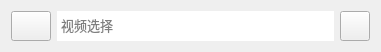
  <widget class="QWidget" name="horizontalLayoutWidget">
   <property name="geometry">
    <rect>
     <x>1300</x>
     <y>110</y>
     <width>381</width>
     <height>41</height>
    </rect>
   </property>
   <layout class="QHBoxLayout" name="video">
    <item>
     <widget class="QPushButton" name="btn_video">
      <property name="maximumSize">
       <size>
        <width>50</width>
        <height>30</height>
       </size>
      </property>
      <property name="text">
       <string/>
      </property>
      <property name="icon">
       <iconset>
        <normaloff>image/video.png</normaloff>image/video.png</iconset>
      </property>
      <property name="checkable">
       <bool>false</bool>
      </property>
     </widget>
    </item>
    <item>
     <widget class="QTextBrowser" name="path_video">
      <property name="maximumSize">
       <size>
        <width>16777215</width>
        <height>30</height>
       </size>
      </property>
      <property name="font">
       <font>
        <family>Microsoft YaHei UI Light</family>
        <pointsize>10</pointsize>
        <weight>50</weight>
        <bold>false</bold>
       </font>
      </property>
      <property name="cursor" stdset="0">
       <cursorShape>PointingHandCursor</cursorShape>
      </property>
      <property name="frameShape">
       <enum>QFrame::NoFrame</enum>
      </property>
      <property name="lineWidth">
       <number>1</number>
      </property>
      <property name="verticalScrollBarPolicy">
       <enum>Qt::ScrollBarAlwaysOff</enum>
      </property>
      <property name="horizontalScrollBarPolicy">
       <enum>Qt::ScrollBarAlwaysOff</enum>
      </property>
      <property name="lineWrapMode">
       <enum>QTextEdit::NoWrap</enum>
      </property>
      <property name="overwriteMode">
       <bool>true</bool>
      </property>
      <property name="placeholderText">
       <string>视频选择</string>
      </property>
     </widget>
    </item>
    <item>
     <widget class="QPushButton" name="btn_videoClose">
      <property name="minimumSize">
       <size>
        <width>30</width>
        <height>30</height>
       </size>
      </property>
      <property name="maximumSize">
       <size>
        <width>30</width>
        <height>30</height>
       </size>
      </property>
      <property name="text">
       <string/>
      </property>
      <property name="icon">
       <iconset>
        <normaloff>image/close.png</normaloff>image/close.png</iconset>
      </property>
     </widget>
    </item>
   </layout>
  </widget>
